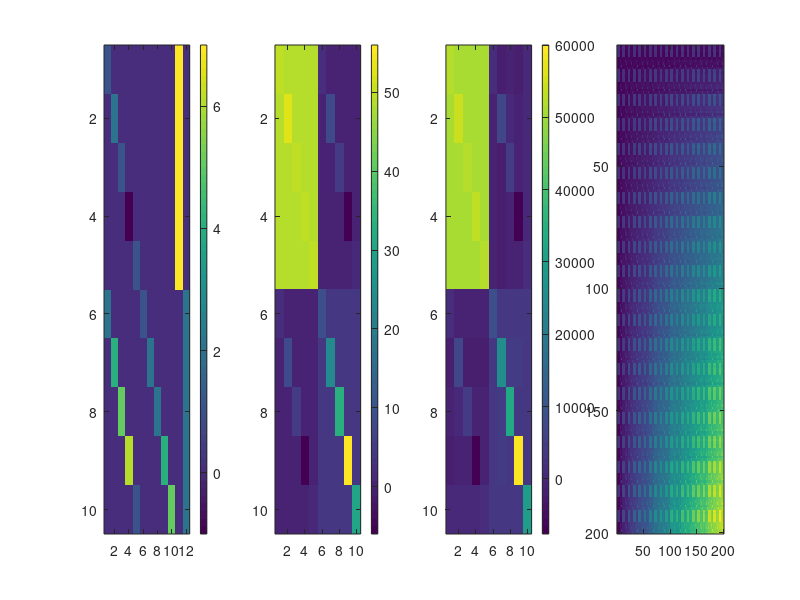

Write the MATLAB code that produced this figure.
clear all; 
% close all

%--------------------------------------------------------------------------
% Generate data

% Define M_h matrices
% using Model2: Model with a flexible correlation for each finger 
num_conds = 10;
for i=1:5
    A=zeros(5);
    A(i,i)=1;
    Ac(:,1:5 ,i)    = [A;zeros(5)];       % Contralateral finger patterns   (theta_a)
    Ac(:,1:5 ,5+i)  = [zeros(5);A];       % Mirrored Contralateralpatterns  (theta_b)
    Ac(:,6:10,10+i) = [zeros(5);A];       % Unique Ipsilateral pattterns    (theta_c)
end
Ac(:,11  ,16)  = [ones(5,1);zeros(5,1)];  % Hand-specific component contra  (theta_d)
Ac(:,12  ,17)  = [zeros(5,1);ones(5,1)];  % Hand-specific component ipsi    (theta_e)

theta_orig = [1 2 1 -1  1 2 4 5 6 1 1 2 2 4 5 7 2];

% Define M matrix and original G matrix
M = zeros(10,12);
for i = 1 :17
    M = M + theta_orig(i)*Ac(:,:,i);
end

G_orig = M*M';
figure; subplot(1,4,1); imagesc(M);colorbar; subplot(1,4,2); imagesc(G_orig); colorbar;

% Generate activation profiles for each voxel
num_voxels = 1000;
num_feature = size(M,2);
W = randn(num_feature,num_voxels); %  weights for each feature and voxel
% figure; imagesc(W*W');

w_corr = 0;
if w_corr == 1
    my_w1 = randn(num_feature,num_voxels/2); my_w2 = ones(num_feature,500);
    W = [my_w1 my_w2];
%     W = repmat([my_w1 my_w1]',1,num_feature)';
end

U = M*W;  % U(num_conds,num_vox)
subplot(1,4,3);imagesc(U*U');colorbar % approx. = G_orig because UU' = MWW'M' = MM' if W iid

% Generate data
num_partitions = 20; 
condition_vec = kron(ones(num_partitions,1), [1:num_conds]');
partition_vec = kron([1:num_partitions]', ones(num_conds,1));
Z = repmat(eye(num_conds),num_partitions,1);%figure;imagesc(Z);
X = kron(eye(num_partitions), ones(num_conds,1));%figure;imagesc(X);
B = randn(num_partitions,num_voxels);

% generate B that are correlated over (partitions - not sure that's useful) and voxels

my_corr_part = 1; my_corr1 = 0; spat_smooth = 100;
if my_corr_part == 1
    B_init = repmat([1:20+my_corr1]',1,num_voxels+spat_smooth); % mean activation increases over runs
    B_more = B_init+randn(num_partitions+my_corr1,num_voxels+spat_smooth);
    for i = 1 : size(B,1)
        B1(i,:) = mean(B_more(i:i+my_corr1,:),1);
    end
    for i = 1 : size(B,2)
        B(:,i) = mean(B1(:,i:i+spat_smooth),2); % mean effects are correlated over voxels
    end
    
end


S = 5; % NxN temporal cov matrix; here iid; i.e. S = scalar
e = S*randn(num_conds*num_partitions,num_voxels);

my_corr_e = 1; S2=10;  % positively correlated error within a run
e_spat_smooth = 100;

if my_corr_e == 1
    part_e = randn(num_partitions,num_voxels+e_spat_smooth)*S2;
    for i = 1 : num_partitions
        for k = 1 : num_voxels+e_spat_smooth
            e1((i-1)*num_conds+1:i*num_conds, k) = repmat(part_e(i,k),num_conds,1)+randn(num_conds,1)*S;
        end
    end
    for i = 1 : num_voxels
        e(:,i) = mean(e1(:,i:i+spat_smooth),2); % errors are correlated over voxels
    end

end
% figure;imagesc(e)

    

Y = Z*U + X*B + e; 
% subplot(1,2,1);imagesc(Y);
subplot(1,4,4);imagesc(Y*Y');

% save data in format
sub = 1;
data{sub} = Y;
partVec{sub} = partition_vec;
condVec{sub} = condition_vec;

save hokus.mat data partVec condVec U G_orig 
% 
% 
% 
% 
% % load data_recipe_correlation.mat
% runEffect  = 'fixed';
% alg = 'minimize'; 
% 
% % % --------------------------------------
% % % Model1: Model with independent contra and ipsilateral patterns (zero
% % % correlation)
% % M{1}.type       = 'feature';
% % M{1}.numGparams = 12;
% % for i=1:5
% %     A=zeros(5);
% %     A(i,i)=1;
% %     M{1}.Ac(:,1:5 ,i)    = [A;zeros(5)];       % Contralateral finger patterns   (theta_a)
% %     M{1}.Ac(:,6:10,5+i) = [zeros(5);A];        % Unique Ipsilateral pattterns    (theta_c)
% %     M{1}.name       = 'null';
% % end
% % M{1}.Ac(:,11  ,11)  = [ones(5,1);zeros(5,1)];  % Hand-specific component contra  (theta_d)
% % M{1}.Ac(:,12  ,12)  = [zeros(5,1);ones(5,1)];  % Hand-specific component ipsi    (theta_e)
% % M{1}.theta0=ones(12,1);                        % Starting values: could be closer, but converges anyways 
% % M{1}.fitAlgorithm = alg; 
% % 
% % % --------------------------------------
% % 
% % % --------------------------------------
% % % Model3: Model with a fixed r=1 correlation (ipsilateral = scaled version of contralateral pattern) 
% % M{3}.type       = 'feature';
% % M{3}.numGparams = 12;
% % for i=1:5
% %     A=zeros(5);
% %     A(i,i)=1;
% %     M{3}.Ac(:,1:5 ,i)    = [A;zeros(5)]; % Contralateral finger patterns   (theta_a)
% %     M{3}.Ac(:,1:5 ,5+i)  = [zeros(5);A]; % Mirrored Contralateralpatterns  (theta_b)
% %     M{3}.name       = 'one';
% % end
% % M{3}.Ac(:,6,11)  = [ones(5,1);zeros(5,1)]; % Hand-specific component contra  (theta_d)
% % M{3}.Ac(:,7,12)  = [zeros(5,1);ones(5,1)]; % Hand-specific component ipsi    (theta_e)
% % M{3}.theta0=ones(12,1);
% % M{3}.fitAlgorithm = alg; 
% 
% % Free model as Noise ceiling
% M{1}.type       = 'freechol'; 
% M{1}.numCond    = 10;
% M{1}.name       = 'noiseceiling'; 
% M{1}           = pcm_prepFreeModel(M{1}); 
% 
% 
% %%
% for p=1:12
%     G_emp(:,:,p)=pcm_estGCrossval(Data{p},partVec{p},condVec{p});
% end
% 
% 
% %%
% [T_ind,theta_ind,G_pred_ind] = pcm_fitModelIndivid(Data,M,partVec,condVec,'runEffect',runEffect);
% [D,T_ind_cv,theta_ind_cv]=pcm_fitModelIndividCrossval(Data,M,partVec,condVec,'runEffect',runEffect);
% 
% % generate the predicted matrices for ind CV
% for iM = 1:numel(M)
%     for p = 1:12
%         tmp = mean(theta_ind_cv{iM}(T_ind_cv.SN==p,:),1);
%         G_pred_ind_cv{iM}(:,:,p) = pcm_calculateG(M{iM},tmp(1:M{iM}.numGparams)'); %#ok<SAGROW>
%         clear tmp
%     end
% end
% 
% %%
% figure('name', 'G_{pred}-ind')
% i=1;
% H = eye(10)-ones(10)/10;
% for p=1:12
%     subplot(3,12,i)
%     imagesc(H*G_emp(:,:,p)*H')
%     i=i+1;
%     axis square
%     colorbar
% end
% for p=1:12
%     subplot(3,12,i)
%     imagesc(G_pred_ind{1}(:,:,p))
%     axis square
%     colorbar
%     i=i+1;
% end
% for p=1:12
%     subplot(3,12,i)
%     imagesc(G_pred_ind_cv{1}(:,:,p))
%     axis square
%     colorbar
%     i=i+1;
% end
% subplot(3,12,1);
% ylabel('CVed G_{emp}')
% subplot(3,12,13);
% ylabel('G_{free}-ind')
% subplot(3,12,25);
% ylabel('G_{free}-ind-CV')
% 
% % 
% % %% Now do crossvalidated model comparision: 
% % [T_gr,theta_gr,G_pred_gr] = pcm_fitModelGroup(Data,M,partVec,condVec,'runEffect',...
% %     runEffect,'fitScale',1);
% % [T_gr_cv,theta_gr_cv,G_pred_gr_cv] = pcm_fitModelGroupCrossval(Data,M,partVec,...
% %     condVec,'runEffect',runEffect,'groupFit',theta_gr,'fitScale',1);
% % 
% % 
% % 
% % %%
% % figure('name', 'G_{pred}-grp')
% % i=1;
% % H = eye(size(M{1}.Ac,1))-ones(size(M{1}.Ac,1))/numel(size(M{1}.Ac,1));
% % 
% % subplot(1,3,1)
% % imagesc(H*mean(G_emp,3)*H')
% % axis square
% % title('CVed G_{emp}-gr')
% % 
% % subplot(1,3,2)
% % imagesc(G_pred_gr{end})
% % axis square
% % title('G_{free}-gr')
% % 
% % subplot(1,3,3)
% % imagesc(mean(G_pred_gr_cv{end},3))
% % axis square
% % title('G_{free}-gr-CV')
% % 
% % 
% % 
% % 
% % 
% % 
% % 
% % 
% % 
% % 
% 
